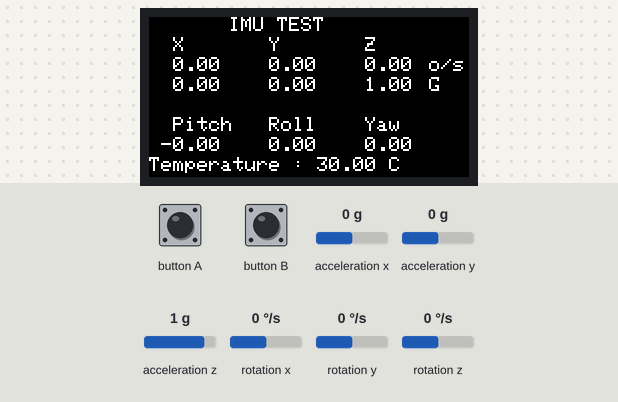
A sketch run on a simulated ESP32. Parts: 160×80 colour display. The inputs (shaded band) are chosen by the test bench; at power-on: acceleration x 0 g, acceleration y 0 g, acceleration z 1 g, rotation x 0 °/s, rotation y 0 °/s, rotation z 0 °/s. What the sketch prints to the serial monitor is not drawn.

Above: at 1.3 s.
1.4 s: acceleration x set to -1.4 g
At 2.5 s:
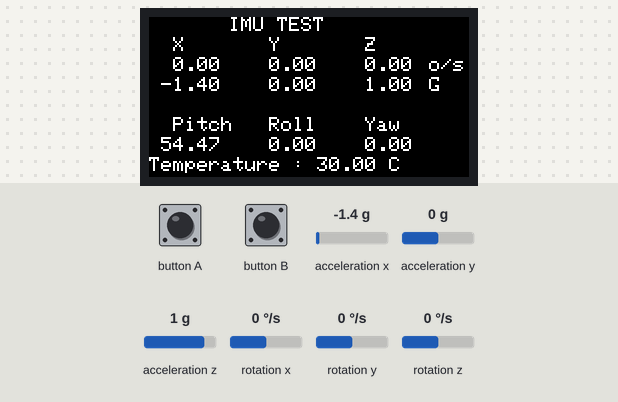
2.9 s: acceleration y set to -1.4 g
At 3.3 s:
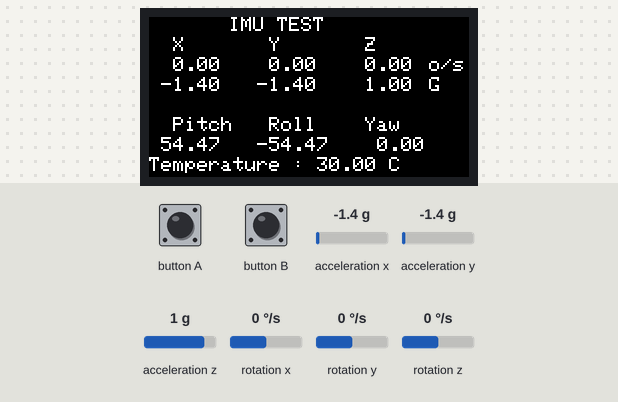
5.9 s: acceleration z set to -1.4 g
At 7.1 s:
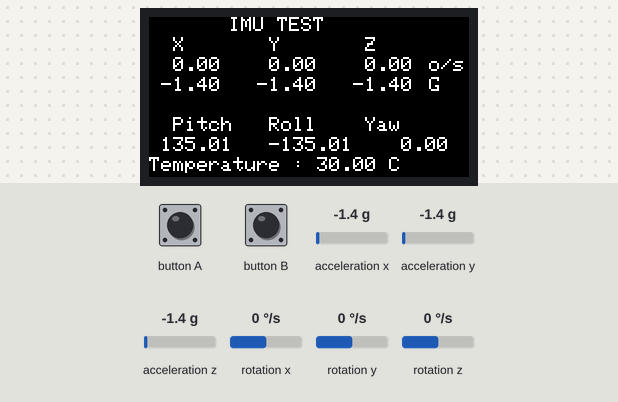
7.4 s: rotation x set to -192 °/s
At 7.9 s:
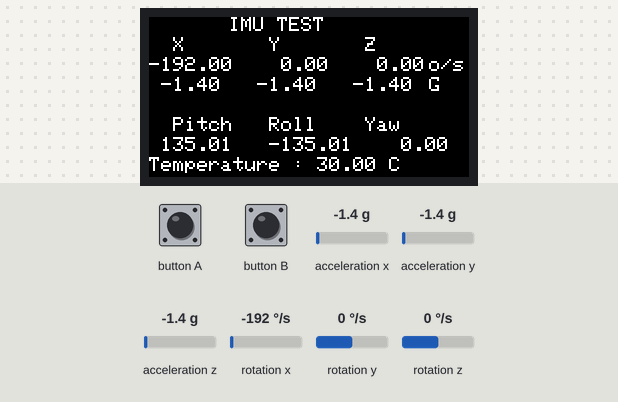
8.9 s: rotation y set to -192 °/s
At 10.0 s:
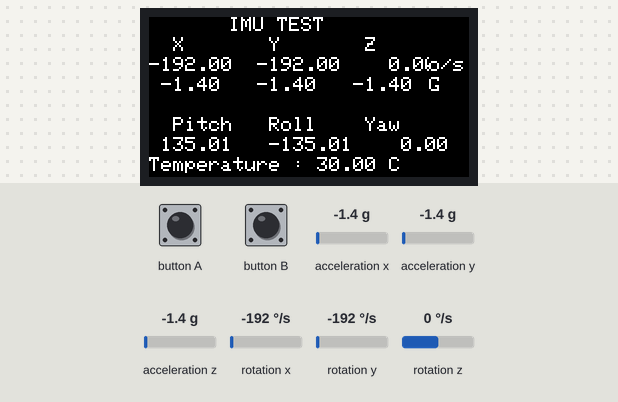
10.4 s: rotation z set to -192 °/s
At 11.1 s:
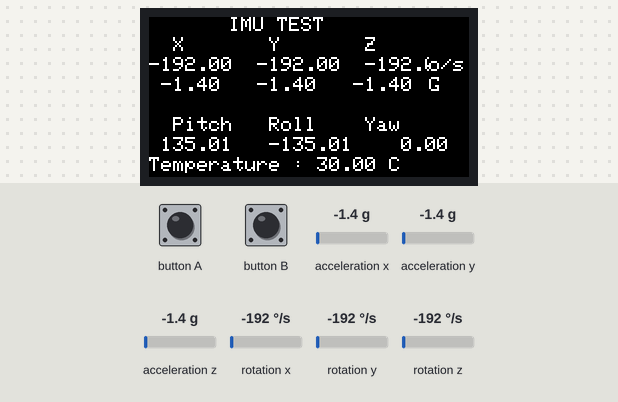
Timing chart, 0 to 12.9 s (numbered marks = the images above; inputs shaded):
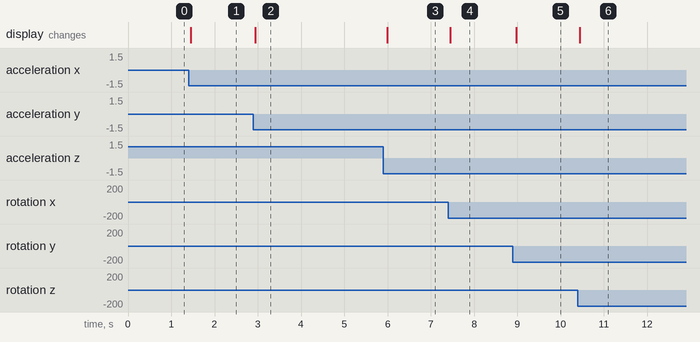

Measured:
- after the input at 1.4 s, the display: changes after 0.06 s (image 1)
- after the input at 2.9 s, the display: changes after 0.05 s (image 2)
- after the input at 5.9 s, the display: changes after 0.09 s (image 3)
- after the input at 7.4 s, the display: changes after 0.05 s (image 4)
- after the input at 8.9 s, the display: changes after 0.07 s (image 5)
- after the input at 10.4 s, the display: changes at once (image 6)

The sketch:

M5StickC_reporter.ino
```cpp
#include <M5StickC.h>

float accX = 0.0F;
float accY = 0.0F;
float accZ = 0.0F;

float gyroX = 0.0F;
float gyroY = 0.0F;
float gyroZ = 0.0F;

float pitch = 0.0F;
float roll  = 0.0F;
float yaw   = 0.0F;

void setup() {
  // put your setup code here, to run once:
  M5.begin();
  M5.IMU.Init();
  M5.Lcd.setRotation(3);
  M5.Lcd.fillScreen(BLACK);
  M5.Lcd.setTextSize(1);
  M5.Lcd.setCursor(40, 0);
  M5.Lcd.println("IMU TEST");
  M5.Lcd.setCursor(0, 10);
  M5.Lcd.println("  X       Y       Z");
  M5.Lcd.setCursor(0, 50);
  M5.Lcd.println("  Pitch   Roll    Yaw");
  Serial.begin(38400);
}

float temp = 0;
/*****************************************
M5.IMU.getGyroData(&gyroX,&gyroY,&gyroZ);
M5.IMU.getAccelData(&accX,&accY,&accZ);
M5.IMU.getAhrsData(&pitch,&roll,&yaw);
M5.IMU.getTempData(&temp);
*****************************************/
void loop() {
  // put your main code here, to run repeatedly:
  M5.IMU.getGyroData(&gyroX,&gyroY,&gyroZ);
  M5.IMU.getAccelData(&accX,&accY,&accZ);
  M5.IMU.getAhrsData(&pitch,&roll,&yaw);
  M5.IMU.getTempData(&temp);

  M5.Lcd.setCursor(0, 20);
  M5.Lcd.printf("%6.2f  %6.2f  %6.2f      ", gyroX, gyroY, gyroZ);
  M5.Lcd.setCursor(140, 20);
  M5.Lcd.print("o/s");
  M5.Lcd.setCursor(0, 30);
  M5.Lcd.printf(" %5.2f   %5.2f   %5.2f   ", accX, accY, accZ);
  M5.Lcd.setCursor(140, 30);
  M5.Lcd.print("G");
  M5.Lcd.setCursor(0, 60);
  M5.Lcd.printf(" %5.2f   %5.2f   %5.2f   ", pitch, roll, yaw);

  M5.Lcd.setCursor(0, 70);
  M5.Lcd.printf("Temperature : %.2f C", temp);

  M5.update();
  Serial.print(accX, 2);
  Serial.print(",");
  Serial.print(accY, 2);
  Serial.print(",");
  Serial.print(accZ, 2);
  Serial.print(",");
  Serial.println(M5.BtnA.isPressed());

  delay(1000/30);
}
```
